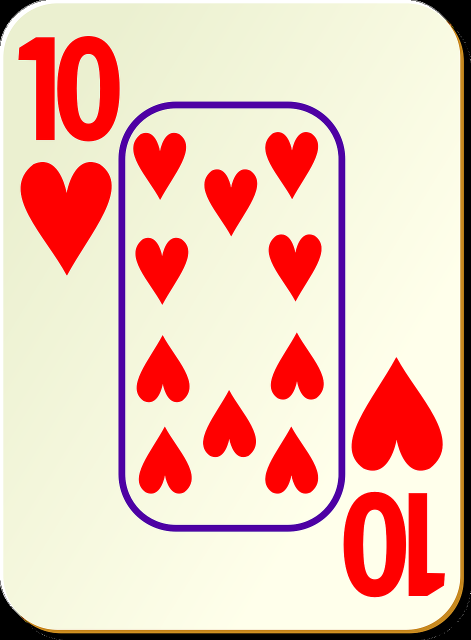
#> input picture ten_of_hearts.png, 941 x 1280 px (shown at 1/2 size)
$ python cv10.py
#> lines starting #> are read from the running program, lines starting #| are printed output that depends on the picture; after the words box and inside, x2 and y2 are one past the last pixel; in counts of white or black regions, pixels touching at a corner belong together
"""
Unit 9: Template Matching & Haar Cascades
- Overview: Detect a template within an image using normalized correlation; then detect faces with a pre-trained Haar cascade.
- Inputs: `ten_of_hearts.png`, `heart_template.png`, `faces.jpg` in the same folder.
- Usage: Press any key in image windows to proceed/close.
"""

import cv2
import numpy as np

'''
Template Matching
- Brute-force: slide the template over the image and score each position.
- Invariant: No built-in scale/rotation invariance; works when size/orientation are stable.
- Methods: SQDIFF, CCORR, CCOEFF (+ _NORMED). For CCOEFF_NORMED, higher is better.
- We use `TM_CCOEFF_NORMED` and threshold strong matches (e.g., >= 0.90).
'''
# --- Template Matching ---
img = cv2.imread('ten_of_hearts.png')
#> img is the input picture: shape (1280, 941, 3); mean B, G, R 178.1, 193.9, 234.6
template = cv2.imread('heart_template.png')
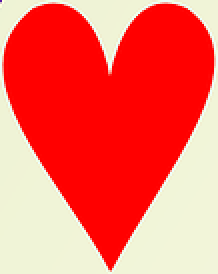
#> input picture heart_template.png, 109 x 137 px (shown 2 times larger)
#> template is the input picture: shape (137, 109, 3); mean B, G, R 91.5, 103, 248.8
h, w = template.shape[:2]
#> h = 137; w = 109

# Compute similarity map and pick high-confidence locations
res = cv2.matchTemplate(img, template, cv2.TM_CCOEFF_NORMED)
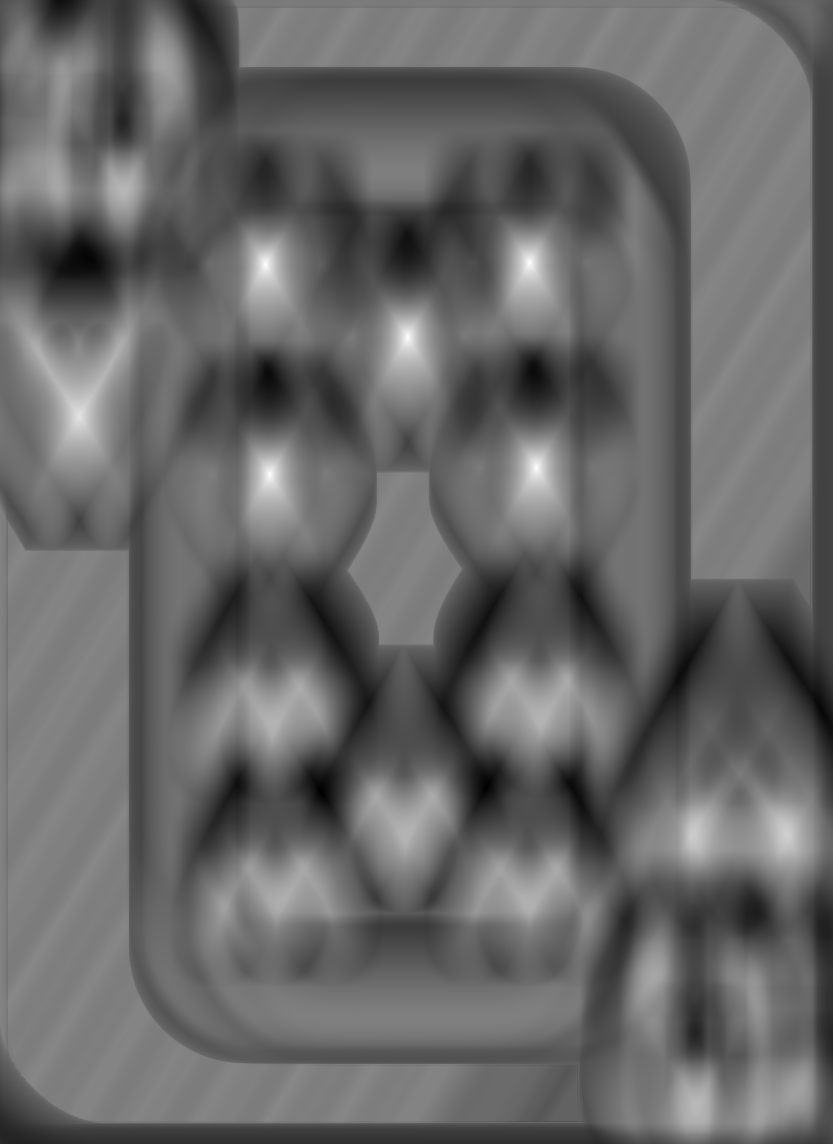
#> res: shape (1144, 833) float32; min -0.632, max 1, mean 0.032; drawn with min black and max white
loc = np.where(res >= 0.90)
#> loc = 158 positions, rows 259 to 477, columns 263 to 538
for pt in zip(*loc[::-1]):
    cv2.rectangle(img, pt, (pt[0] + w, pt[1] + h), (0, 255, 0), 1)
#> this loop made 158 passes
#> pt on passes 1 to 3: (528, 259), (529, 259), (530, 259)
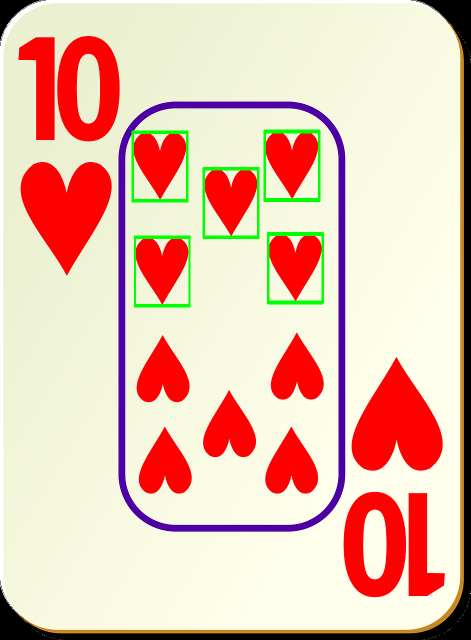
#> img: shape (1280, 941, 3) (shown at 1/2 size); 1.21% of pixels changed, all inside (x1, y1, x2, y2) = (263, 259, 648, 615)

cv2.imshow('Detected', img)
cv2.imshow('Template', template)
cv2.waitKey(0)
cv2.destroyAllWindows()

'''
Haar Cascade Face Detection
- Uses pre-trained classifiers (Haar features + boosting) for faces, eyes, etc.
- `scaleFactor`: image pyramid step (smaller -> finer search, more compute).
- `minNeighbors`: how many neighboring rectangles are required to keep a detection.
'''
# --- Haar Cascades ---
face_cascade = cv2.CascadeClassifier(cv2.data.haarcascades + 'haarcascade_frontalface_default.xml')
img = cv2.imread('faces.jpg')
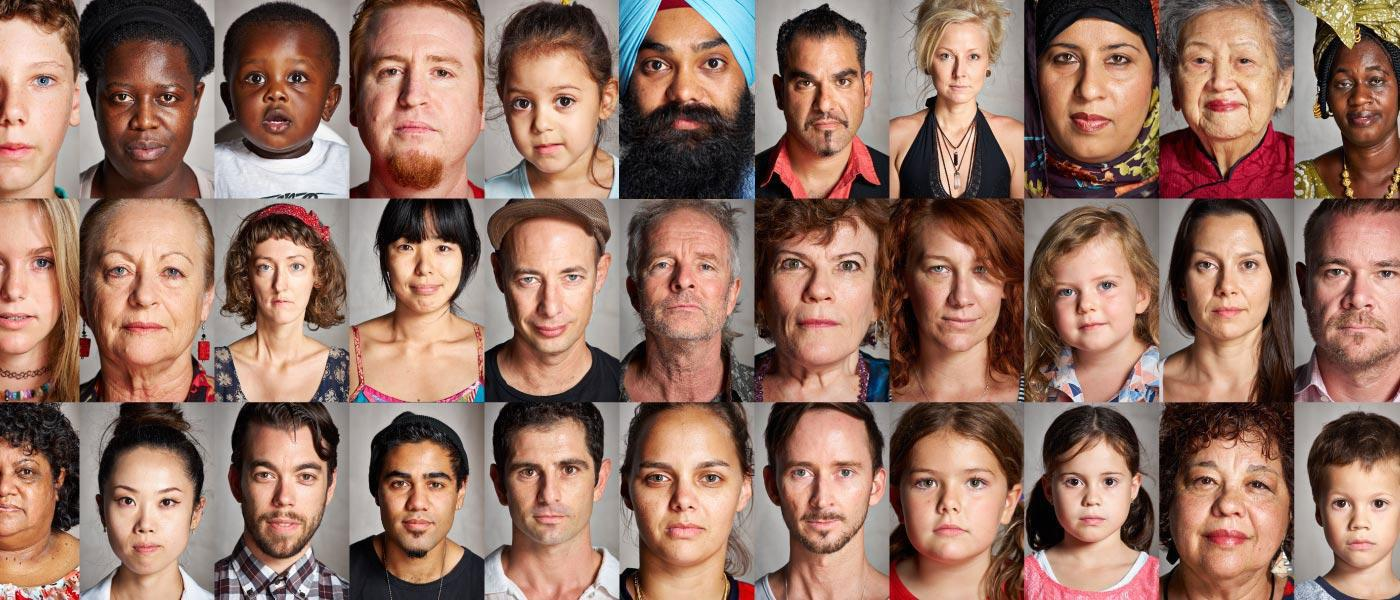
#> input picture faces.jpg, 1400 x 600 px
#> img is the input picture: shape (600, 1400, 3); mean B, G, R 100.2, 114.1, 148.4
gray = cv2.cvtColor(img, cv2.COLOR_BGR2GRAY)
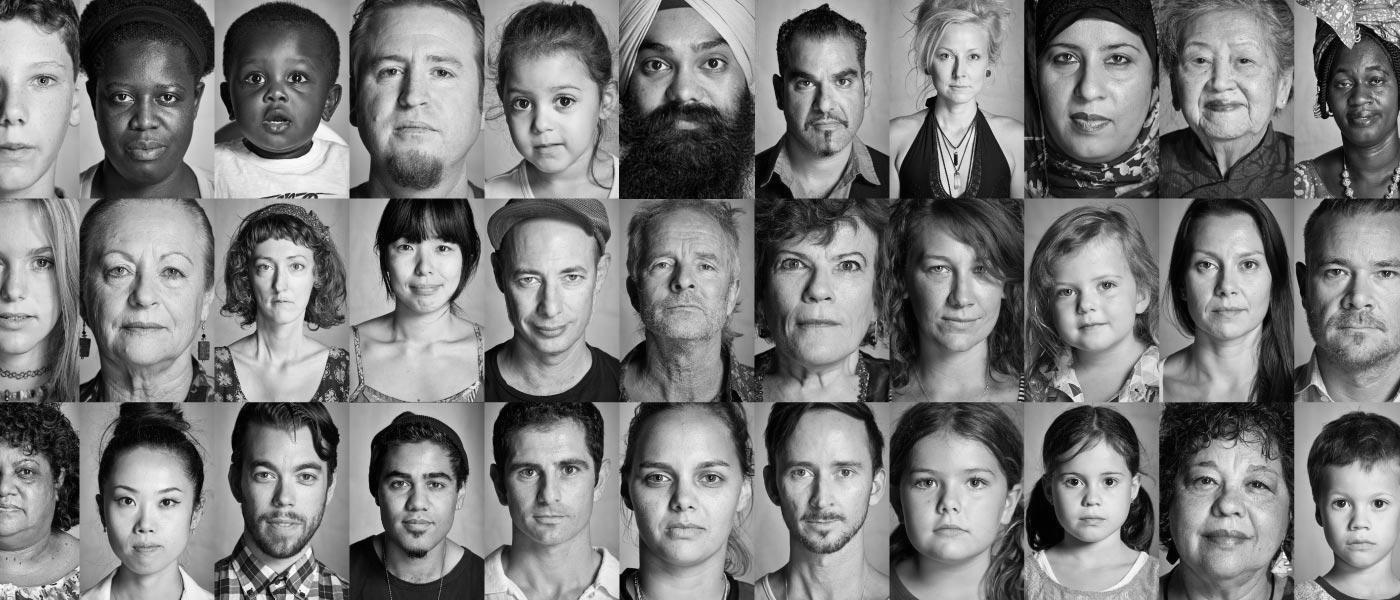
#> gray: shape (600, 1400); min 0, max 255, mean 122.8
# Detect faces; tune scaleFactor/minNeighbors for your images
faces = face_cascade.detectMultiScale(gray, scaleFactor=1.05, minNeighbors=5)
#> faces = 32 rows, first 6: [1320, 475, 73, 73], [925, 29, 73, 73], [403, 316, 74, 74], [1048, 445, 92, 92], [371, 446, 95, 95], [241, 234, 82, 82]
for (x,y,w,h) in faces:
    cv2.rectangle(img, (x,y), (x+w,y+h), (0,255,0), 2)
#> this loop made 32 passes
#> (x, y, w, h) on passes 1 to 12: (1320, 475, 73, 73), (925, 29, 73, 73), (403, 316, 74, 74), (1048, 445, 92, 92), (371, 446, 95, 95), (241, 234, 82, 82), (1035, 246, 110, 110), (1323, 50, 75, 75), (774, 41, 103, 103), (489, 56, 118, 118), (1310, 237, 87, 87), (1175, 223, 108, 108)
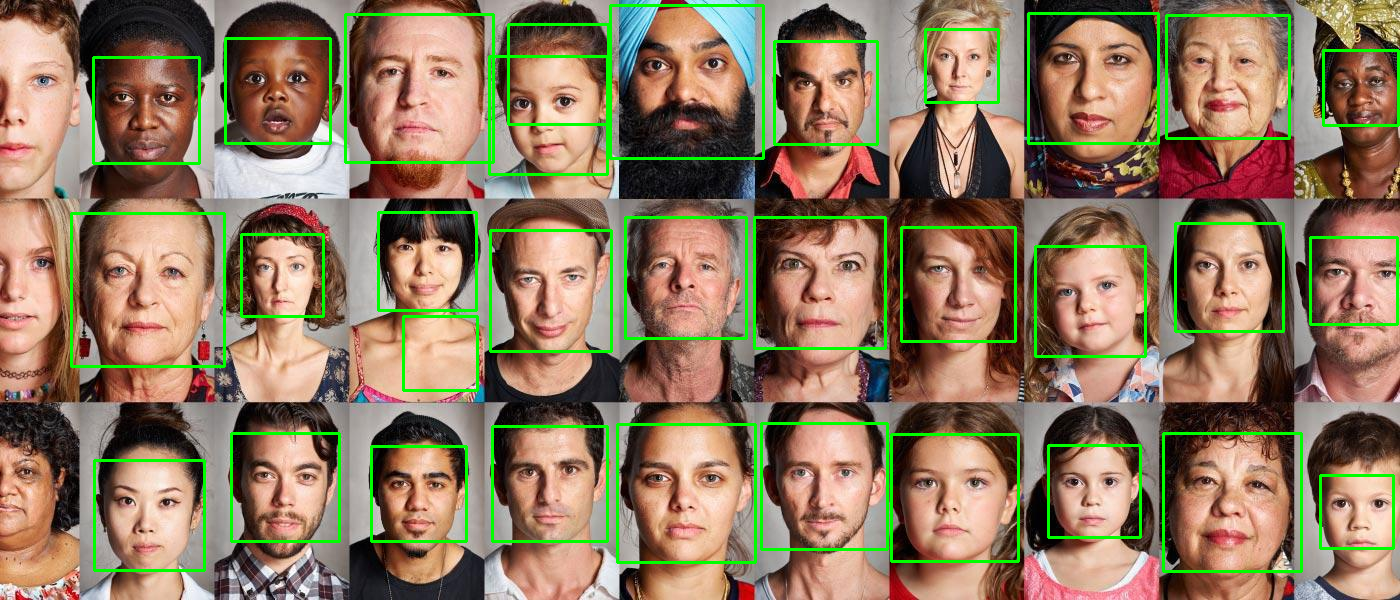
#> img: shape (600, 1400, 3); 5.03% of pixels changed, all inside (x1, y1, x2, y2) = (70, 4, 1400, 573)

cv2.imshow('Detected Faces', img)
cv2.waitKey(0)
cv2.destroyAllWindows()

'''
Unit 9 Summary
Main functions:
 - `cv2.matchTemplate(img, templ, method)` - similarity map
 - `np.where(res >= thr)` - pick candidate locations
 - `cv2.CascadeClassifier(path)` - load Haar cascade
 - `detectMultiScale(gray, scaleFactor, minNeighbors)` - detect faces
 - `cv2.rectangle(img, (x,y), (x+w,y+h), color, thickness)` - draw boxes

Key ideas:
 - Template matching is sensitive to scale/rotation; pick a normalized method and threshold.
 - Haar cascades scan an image pyramid; `scaleFactor` controls granularity, `minNeighbors` prunes false positives.
 - Convert to grayscale for cascades; color is unnecessary for detection.

Tips:
 - If scale varies, generate templates at multiple scales or switch to feature-based methods.
 - Use `TM_SQDIFF(_NORMED)` carefully: lower is better (invert logic).
 - Validate cascade path via `cv2.data.haarcascades`; consider modern detectors (DNN) for robustness.
'''
